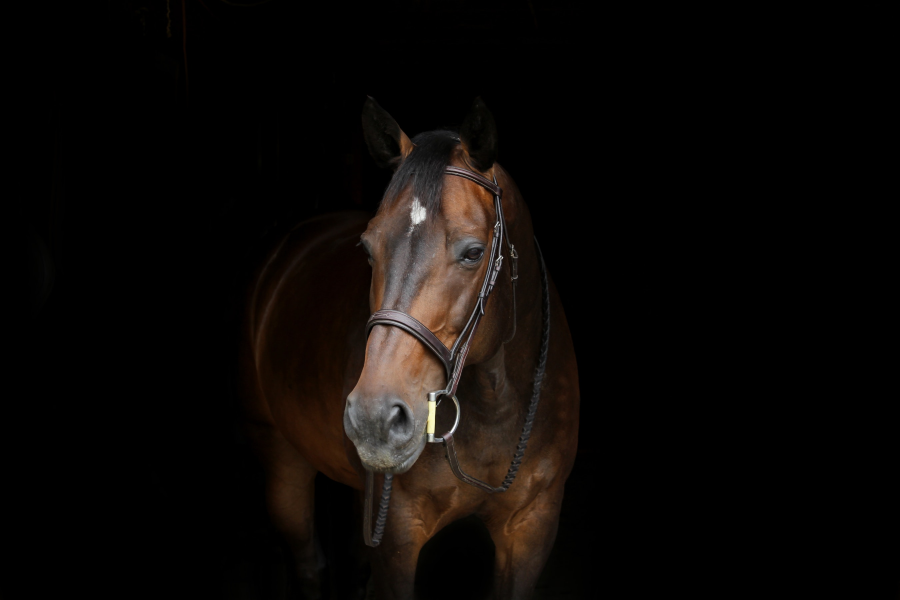
#> input picture horse.jpg, 2700 x 1800 px, found by its file name (shown at 1/3 size)
$ jupyter execute --allow-errors Histogram_Masking_Equaliztion.ipynb   (shell and % lines are left out)
#> lines starting #> are read from the running program, lines starting #| are printed output that depends on the picture
[cell 1]
import numpy as np
import cv2
import matplotlib.pyplot as plt

[cell 2]
dark_horse = cv2.imread("C:/7-Computer_Vision/horse.jpg") #in BGR format
#> dark_horse is the input picture: shape (1800, 2700, 3); mean B, G, R 6.9, 8.9, 12
show_horse = cv2.cvtColor(dark_horse, cv2.COLOR_BGR2RGB)   #in RGB format

[cell 3]
rainbow = cv2.imread("C:/7-Computer_Vision/rainbow.jpg")
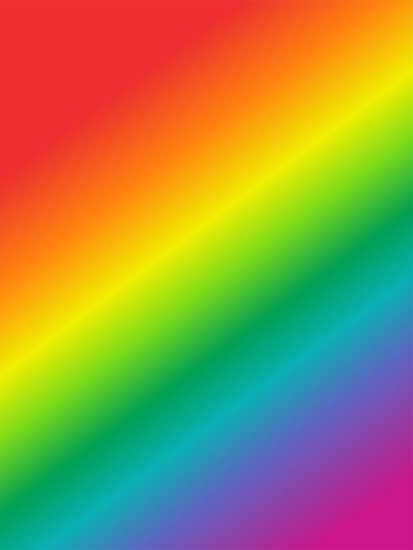
#> input picture rainbow.jpg, 413 x 550 px, found by its file name
#> rainbow is the input picture: shape (550, 413, 3); mean B, G, R 72.8, 142.3, 152.3
show_rainbow = cv2.cvtColor(rainbow, cv2.COLOR_BGR2RGB)

[cell 4]
blue_bricks = cv2.imread("C:/7-Computer_Vision/bricks.jpg")
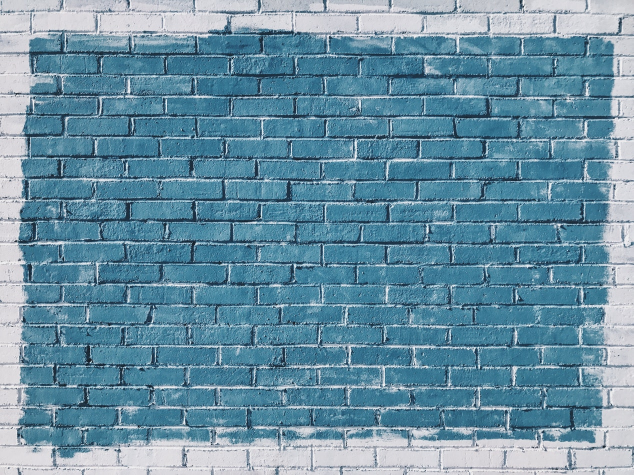
#> input picture bricks.jpg, 1267 x 950 px, found by its file name (shown at 1/2 size)
#> blue_bricks is the input picture: shape (950, 1267, 3); mean B, G, R 163.5, 144, 104.9
show_bricks = cv2.cvtColor(blue_bricks, cv2.COLOR_BGR2RGB)

[cell 5]
plt.imshow(show_horse)

[cell 6]
plt.imshow(show_rainbow)

[cell 7]
plt.imshow(show_bricks)

OpenCV Histogram
cv2.calcHist(images, channels, mask, histSize, ranges[, hist[, accumulate]])
images: it is the source image of type unit8 or float32. it should be given in square brackets, ie, "[img]".
channels: it is also given in square brackets. It is the index of channel for which we calculate histogram. For example, if input is grayscale image, its value is [0]. For color image, you can pass [0], [1] or [2] to calculate histogram of blue, green or red channel respectively.
mask: mask image. To find histogram of full image, it is given as "None". But if you want to find histogram of particular region of image, you have to create a mask image for that and give it as mask. (I will show an example later.)
histSize: this represents our BIN count. Need to be given in square brackets. For full scale, we pass [256].
ranges: this is our RANGE. Normally, it is [0,256].

[cell 8]
hist_values = cv2.calcHist([blue_bricks], channels = [0], mask = None, histSize = [256], ranges = [0, 256])
#> hist_values = 256 values, max 19329 at index 150, min 0 at index 0, mean 4701.8

[cell 9]
hist_values.shape  # 256 hist value and 1: one channel
#> Out = (256, 1)

[cell 10]
# let us visualize contribution of blue channel
plt.plot(hist_values)
#> figure, not shown here; curve peaks at x = 150, y = 19329

[cell 11]
# Let us visualize contribution of green chaneel
hist_values = cv2.calcHist([blue_bricks], channels = [1], mask = None, histSize = [256], ranges = [0, 256])
#> hist_values = 256 values, max 17804 at index 124, min 0 at index 0, mean 4701.8
plt.plot(hist_values)
#> figure, not shown here; curve peaks at x = 124, y = 17804

[cell 12]
# Let us visualize contribution of red chaneel
hist_values = cv2.calcHist([blue_bricks], channels = [2], mask = None, histSize = [256], ranges = [0, 256])
#> hist_values = 256 values, max 16885 at index 63, min 3 at index 254, mean 4701.8
plt.plot(hist_values)
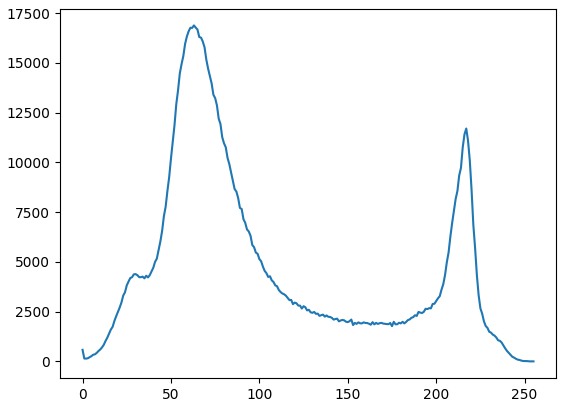
#> figure drawn by matplotlib, 1 panel; curve peaks at x = 63, y = 16885

[cell 13]
# Contribution of blue channel
hist_values = cv2.calcHist([dark_horse], channels = [0], mask = None, histSize = [256], ranges = [0, 256])
#> hist_values = 256 values, max 3726045 at index 0, min 10 at index 246, mean 18984.4
plt.plot(hist_values)
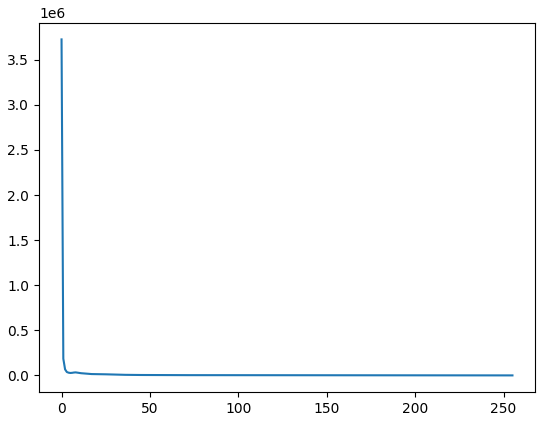
#> figure drawn by matplotlib, 1 panel; curve peaks at x = 0, y = 3726045

[cell 14]
# Contribution of red channel
hist_values = cv2.calcHist([dark_horse], channels = [2], mask = None, histSize = [256], ranges = [0, 256])
#> hist_values = 256 values, max 3582424 at index 0, min 7 at index 255, mean 18984.4
plt.plot(hist_values)
#> figure, not shown here; curve peaks at x = 0, y = 3582424

[cell 15]
# Contribution of green channel
hist_values = cv2.calcHist([dark_horse], channels = [1], mask = None, histSize = [256], ranges = [0, 256])
#> hist_values = 256 values, max 3605157 at index 0, min 7 at index 252, mean 18984.4
plt.plot(hist_values)
#> figure, not shown here; curve peaks at x = 0, y = 3605157

[cell 16]
img = blue_bricks
color = ('b','g','r')
for i, col in enumerate(color):
    histr = cv2.calcHist([img], [i], None, [256], [0, 256])
    plt.plot(histr, color = col)
    plt.xlim([0, 256])
plt.title('Blue Bricks Image')
plt.show()
#> figure, not shown here; curve peaks at x = 150, y = 19329; curve peaks at x = 124, y = 17804; curve peaks at x = 63, y = 16885

[cell 17]
img = dark_horse
color = ('b','g','r')
for i, col in enumerate(color):
    histr = cv2.calcHist([img], [i], None, [256], [0, 256])
    plt.plot(histr, color = col)
    plt.xlim([0, 256])
plt.title('Dark Horse Image')
plt.show()
#> figure, not shown here; curve peaks at x = 0, y = 3726045; curve peaks at x = 0, y = 3605157; curve peaks at x = 0, y = 3582424

[cell 18]
img = dark_horse
color = ('b','g','r')
for i, col in enumerate(color):
    histr = cv2.calcHist([img], [i], None, [256], [0, 256])
    plt.plot(histr, color = col)
    plt.xlim([0, 256])
    plt.ylim([0, 500000])
plt.title('Dark Horse Image')
plt.show()
#> figure, not shown here; curve peaks at x = 0, y = 3726045; curve peaks at x = 0, y = 3605157; curve peaks at x = 0, y = 3582424

[cell 19]
img = rainbow
color = ('b','g','r')
for i, col in enumerate(color):
    histr = cv2.calcHist([img], [i], None, [256], [0, 256])
    plt.plot(histr, color = col)
    plt.xlim([0, 256])
plt.title('Rainbow Image')
plt.show()
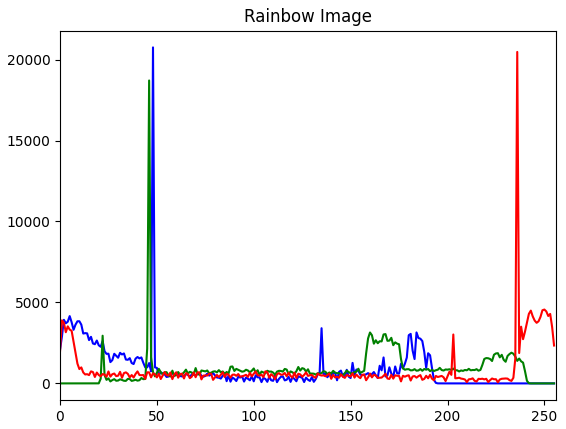
#> figure drawn by matplotlib, 1 panel; curve peaks at x = 48, y = 20751; curve peaks at x = 46, y = 18708; curve peaks at x = 236, y = 20471

# Masking

[cell 20]
img = rainbow

[cell 21]
img.shape
#> Out = (550, 413, 3)

[cell 22]
# create a mask
mask = np.zeros(img.shape[:2], np.uint8)
mask[300:400, 100:400] = 255

[cell 23]
print(mask.dtype)  # check mask data type
mask = mask.astype('uint8')

[cell 24]
show_rainbow_resized = cv2.resize(show_rainbow, (mask.shape[1], mask.shape[0]))

[cell 25]
plt.imshow(mask, cmap = 'gray')
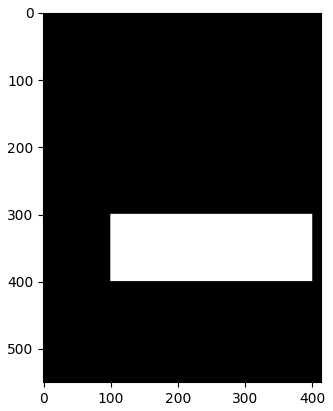
#> figure drawn by matplotlib, 1 panel

[cell 26]
masked_img = cv2.bitwise_and(img, img, mask = mask)
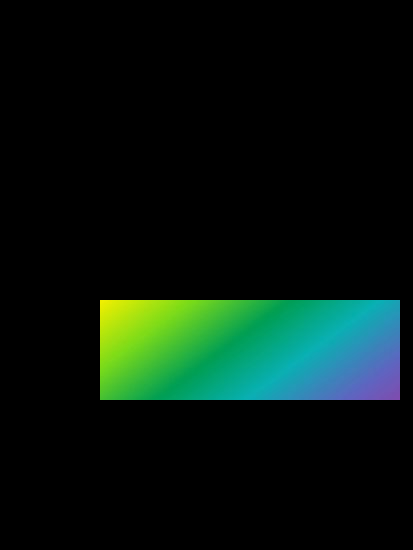
#> masked_img: shape (550, 413, 3); mean B, G, R 14.7, 22.5, 6.8
show_masked_img = cv2.bitwise_and(show_rainbow_resized, show_rainbow_resized, mask = mask)

[cell 27]
plt.imshow(show_masked_img)

[cell 28]
gorilla = cv2.imread("C:/7-Computer_Vision/gorilla.jpg")
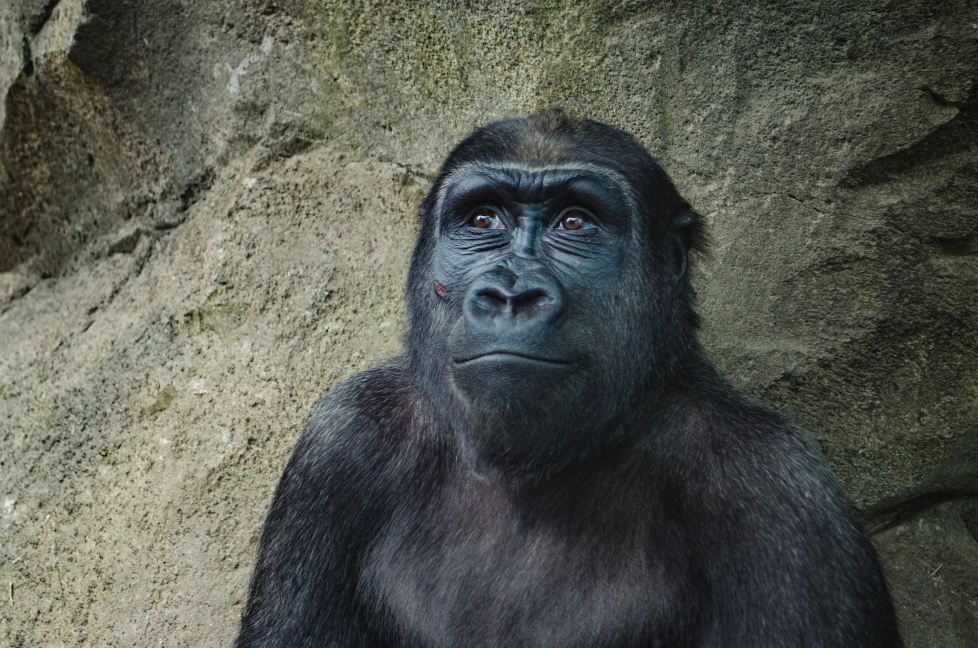
#> input picture gorilla.jpg, 1955 x 1295 px, found by its file name (shown at 1/2 size)
#> gorilla is the input picture: shape (1295, 1955, 3); mean B, G, R 80.4, 88.9, 86
show_gorilla = cv2.cvtColor(gorilla, cv2.COLOR_BGR2RGB)

[cell 29]
plt.imshow(gorilla)

[cell 30]
img = gorilla

[cell 31]
img.shape
#> Out = (1295, 1955, 3)

[cell 32]
# create a mask
mask = np.zeros(img.shape[:2], np.uint8)
mask[350:500, 900:1250] = 255

[cell 33]
print(mask.dtype)  # check mask data type
mask = mask.astype('uint8')

[cell 34]
show_gorilla_resized = cv2.resize(show_gorilla, (mask.shape[1], mask.shape[0]))

[cell 35]
plt.imshow(mask, cmap = 'gray')
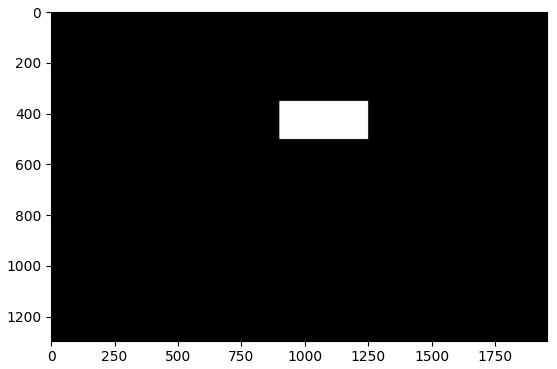
#> figure drawn by matplotlib, 1 panel

[cell 36]
masked_img = cv2.bitwise_and(img, img, mask = mask)
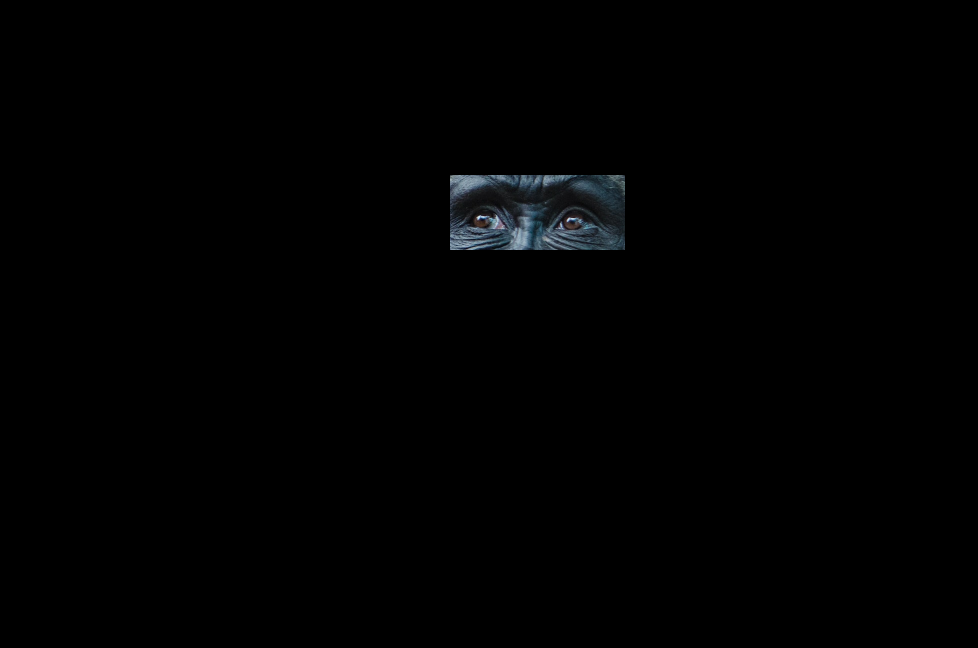
#> masked_img: shape (1295, 1955, 3) (shown at 1/2 size); mean B, G, R 1.5, 1.3, 1.1
show_masked_img = cv2.bitwise_and(show_gorilla_resized, show_gorilla_resized, mask = mask)
#> show_masked_img: shape (1295, 1955, 3)
